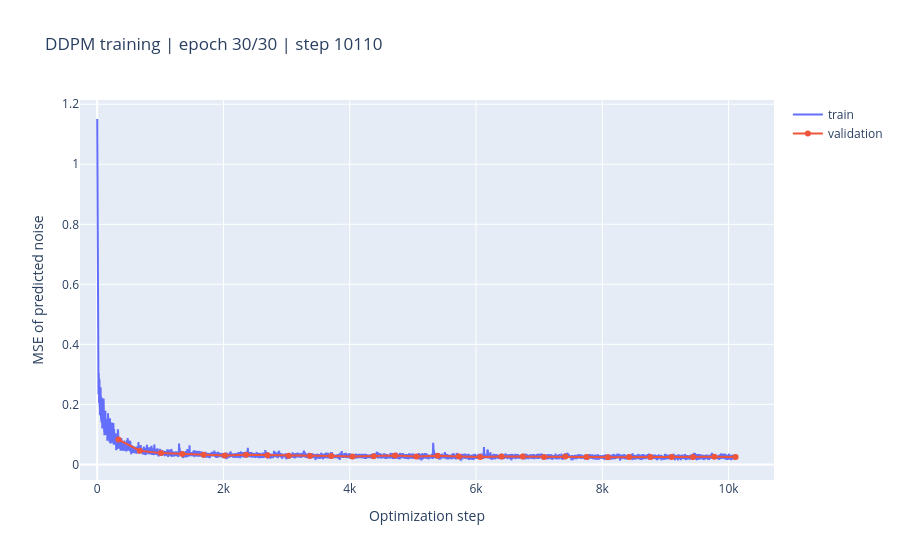

Notebook code for this chart:
### Markdown cell above
## 3. Training

For each maze, sample a random timestep `t` and form `x_t = sqrt(alpha_bar_t) * x_0 + sqrt(1 - alpha_bar_t) * epsilon`. Train the U-Net to predict the added noise `epsilon` with MSE. Validation uses the same objective. The live loss chart updates in place.

### Code cell
BATCH_SIZE = 32
EPOCHS = 30
LEARNING_RATE = 2e-4
PLOT_EVERY = 100

train_loader = DataLoader(
    TensorDataset(train_mazes), batch_size=BATCH_SIZE, shuffle=True, drop_last=True
)
val_loader = DataLoader(TensorDataset(val_mazes), batch_size=BATCH_SIZE, shuffle=False)
optimizer = torch.optim.AdamW(model.parameters(), lr=LEARNING_RATE)


def batch_loss(maze_batch):
    x0 = embed_binary(maze_batch.to(DEVICE), binary_embeddings)
    timesteps = torch.randint(0, DIFFUSION_STEPS, (x0.shape[0],), device=DEVICE)
    x_t, noise = q_sample(x0, timesteps)
    predicted_noise = model(x_t, timesteps)
    return F.mse_loss(predicted_noise, noise)


@torch.no_grad()
def validation_loss():
    model.eval()
    values = [batch_loss(batch).item() for (batch,) in val_loader]
    model.train()
    return float(np.mean(values))


model.train()
training_completed = False
train_history, val_history = [], []
loss_fig = go.Figure()
loss_fig.add_scatter(name="train", mode="lines")
loss_fig.add_scatter(name="validation", mode="lines+markers")
loss_fig.update_layout(
    title="DDPM epsilon-prediction MSE",
    xaxis_title="Optimization step",
    yaxis_title="MSE of predicted noise",
    yaxis_type="log",
)
global_step = 0
for epoch in range(EPOCHS):
    for (batch,) in train_loader:
        optimizer.zero_grad(set_to_none=True)
        loss = batch_loss(batch)
        loss.backward()
        optimizer.step()
        train_history.append(loss.item())
        global_step += 1
        if global_step % PLOT_EVERY == 0:
            loss_fig.data[0].x = list(range(1, len(train_history) + 1))
            loss_fig.data[0].y = train_history
            loss_fig.data[1].x = [step for step, _ in val_history]
            loss_fig.data[1].y = [value for _, value in val_history]
            loss_fig.update_layout(
                title=f"DDPM training | epoch {epoch + 1}/{EPOCHS} | step {global_step}"
            )
            clear_output(wait=True)
            display(loss_fig)
    epoch_train = float(np.mean(train_history[-len(train_loader) :]))
    epoch_validation = validation_loss()
    val_history.append((global_step, epoch_validation))
    loss_fig.data[0].x = list(range(1, len(train_history) + 1))
    loss_fig.data[0].y = train_history
    loss_fig.data[1].x = [step for step, _ in val_history]
    loss_fig.data[1].y = [value for _, value in val_history]
    loss_fig.update_layout(
        title=f"DDPM training | epoch {epoch + 1}/{EPOCHS} | step {global_step}"
    )
    clear_output(wait=True)
    display(loss_fig)
    print(
        f"Epoch {epoch + 1:02d}/{EPOCHS} | train={epoch_train:.4f} | val={epoch_validation:.4f}"
    )

training_completed = True
print(f"Training complete | train={epoch_train:.4f} | val={epoch_validation:.4f}")

### Figure 1 — Plotly figure (JSON) as saved in the notebook; plotly's stock layout.template omitted (floating-point values rounded to 4 significant figures; data arrays with more than 128 entries replaced by an {"elided": "..."} marker saying what was removed)
{"data": [{"mode": "lines", "name": "train", "type": "scatter", "x": {"elided": "10110 int values"}, "y": {"elided": "10110 float values"}}, {"mode": "lines+markers", "name": "validation", "type": "scatter", "x": [337, 674, 1011, 1348, 1685, 2022, 2359, 2696, 3033, 3370, 3707, 4044, 4381, 4718, 5055, 5392, 5729, 6066, 6403, 6740, 7077, 7414, 7751, 8088, 8425, 8762, 9099, 9436, 9773, 10110], "y": [0.08283, 0.04557, 0.03757, 0.03478, 0.03173, 0.02991, 0.03225, 0.03058, 0.02909, 0.02815, 0.02797, 0.02647, 0.02704, 0.02967, 0.02657, 0.02918, 0.02666, 0.02505, 0.02602, 0.0263, 0.02429, 0.02662, 0.02477, 0.0238, 0.02432, 0.0248, 0.02436, 0.02432, 0.02529, 0.02424]}], "layout": {"title": {"text": "DDPM training | epoch 30/30 | step 10110"}, "xaxis": {"title": {"text": "Optimization step"}}, "yaxis": {"title": {"text": "MSE of predicted noise"}}}}
